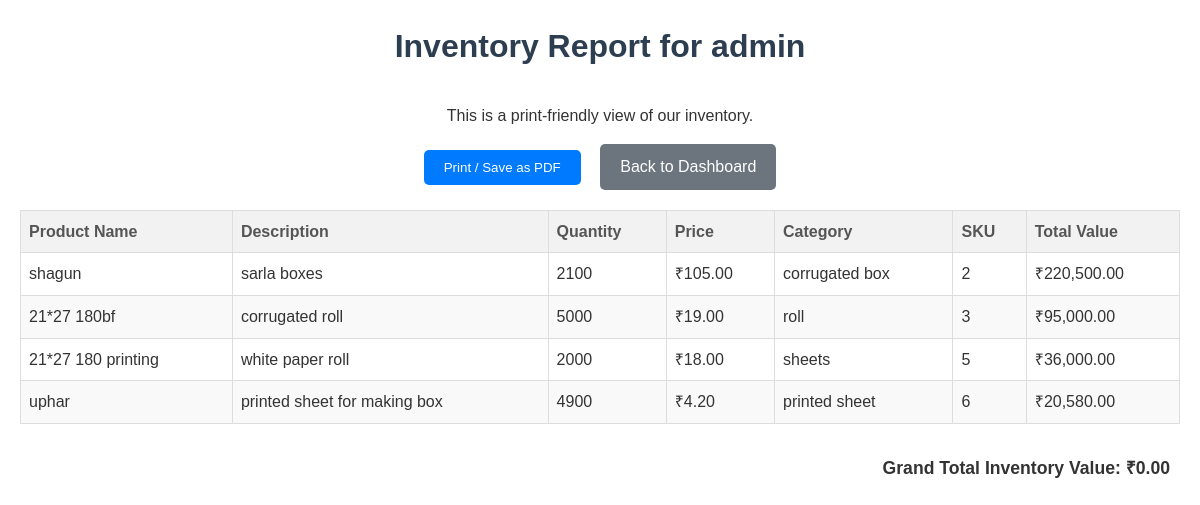
The app's page /print_inventory (signed in) with its own data.
### app.py (models this page shows, shortened)
class Product(db.Model):
    id = db.Column(db.Integer, primary_key=True)
    name = db.Column(db.String(100), nullable=False)
    description = db.Column(db.Text, nullable=True)
    quantity = db.Column(db.Integer, nullable=False, default=0)
    price = db.Column(db.Float, nullable=False, default=0.0)
    category = db.Column(db.String(50), nullable=True)
    sku = db.Column(db.String(50), unique=True, nullable=True)
    user_id = db.Column(db.Integer, db.ForeignKey('user.id'), nullable=False)

### app.py (the view)
@app.route('/print_inventory')
@login_required
def print_inventory():
    products = Product.query.filter_by(user_id=session['user_id']).all()
    username = session.get('username', 'Admin')
    return render_template('inventory_print.html', products=products, username=username)

### app.py (called while the page is built)
def login_required(f):
    @wraps(f)
    def decorated_function(*args, **kwargs):
        if request.path.startswith('/api/'):
            if 'user_id' not in session:
                return jsonify({"message": "Authentication required"}), 401
            return f(*args, **kwargs)
        else:
            if 'user_id' not in session:
                flash('Please log in to access this page.', 'warning')
                return redirect(url_for('login'))
            return f(*args, **kwargs)
    return decorated_function

### templates/INVENTORY_PRINT.HTML (shortened to what this page needs)
<!DOCTYPE html>
<html lang="en">
<head>
</head>
<body>
    <h1>Inventory Report for {{ username }}</h1>
    <div class="no-print" style="text-align: center; margin-bottom: 20px;">
        <p>This is a print-friendly view of our inventory.</p>
        <button onclick="window.print()" style="padding: 10px 20px; background-color: #007bff; color: white; border: none; border-radius: 5px; cursor: pointer;">Print / Save as PDF</button>
        <a href="{{ url_for('index') }}" style="display: inline-block; margin-left: 15px; padding: 10px 20px; background-color: #6c757d; color: white; border: none; border-radius: 5px; text-decoration: none;">Back to Dashboard</a>
    </div>
    {% if products %}
    <table>
        <thead>
            <tr>
                <th>Product Name</th>
                <th>Description</th>
                <th>Quantity</th>
                <th>Price</th>
                <th>Category</th>
                <th>SKU</th>
                <th>Total Value</th>
            </tr>
        </thead>
        <tbody>
            {% set grand_total_value = 0 %}
            {% for product in products %}
            <tr>
                <td>{{ product.name }}</td>
                <td>{{ product.description }}</td>
                <td>{{ product.quantity }}</td>
                <td>₹{{ "{:,.2f}".format(product.price) }}</td>
                <td>{{ product.category }}</td>
                <td>{{ product.sku }}</td>
                <td>₹{{ "{:,.2f}".format(product.quantity * product.price) }}</td>
            </tr>
            {% set grand_total_value = grand_total_value + (product.quantity * product.price) %}
            {% endfor %}
        </tbody>
    </table>
    <div class="total-summary">
        Grand Total Inventory Value: ₹{{ "{:,.2f}".format(grand_total_value) }}
    </div>
    {% else %}
    <p style="text-align: center;">No products found in your inventory to display.</p>
    {% endif %}
</body>
</html>

### templates/INVENTORY_PRINT.HTML (style rules this page uses)
body { font-family: Arial, sans-serif; margin: 20px; color: #333; line-height: 1.6; }
h1 { text-align: center; color: #2c3e50; margin-bottom: 30px; }
table { width: 100%; border-collapse: collapse; margin-bottom: 20px; }
th, td { border: 1px solid #ddd; padding: 8px; text-align: left; }
th { background-color: #f2f2f2; font-weight: bold; color: #555; }
tr:nth-child(even) { background-color: #f9f9f9; }
.total-summary { margin-top: 30px; font-size: 1.1em; font-weight: bold; text-align: right; padding-right: 10px; }

### records on screen
Product: name "shagun", description "sarla boxes", quantity "2100", price "105.00", category "corrugated box", sku "2", product.quantity*product.price "220,500.00"
Product: name "21*27 180bf", description "corrugated roll", quantity "5000", price "19.00", category "roll", sku "3", product.quantity*product.price "95,000.00"
Product: name "21*27 180 printing", description "white paper roll", quantity "2000", price "18.00", category "sheets", sku "5", product.quantity*product.price "36,000.00"
Product: name "uphar", description "printed sheet for making box", quantity "4900", price "4.20", category "printed sheet", sku "6", product.quantity*product.price "20,580.00"

### other values on screen
{{ username }} "admin"
{{ "{:,.2f}".format(grand_total_value) }} "0.00"
